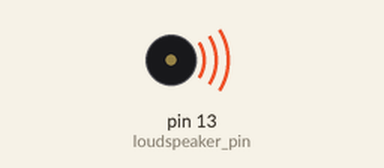
The sketch below on a simulated Arduino Uno, built with avr-gcc and run on an emulated ATmega328P. Shown: buzzer (waves = sounding).

Above: at 0.2 s.
Timing chart, 0 to 6.4 s (numbered marks = the images above):
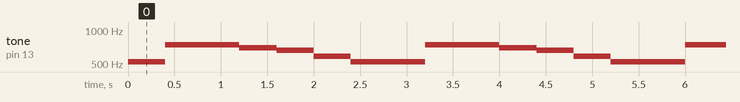

Measured:
- by itself, tone on pin 13 (loudspeaker_pin): repeats every 2.8 s: 740 Hz 0.80 s, 698 Hz 0.40 s, 659 Hz 0.40 s, 587 Hz 0.40 s, 523 Hz 0.80 s

The sketch:

music.ino
```cpp
const int loudspeaker_pin = 13;
const int base_time = 16 * 50;


void setup() {
  // put your setup code here, to run once:
  pinMode(loudspeaker_pin, OUTPUT);
}

void loop() {
  // put your main code here, to run repeatedly:

tone(loudspeaker_pin, 523);
delay(base_time / 2);
tone(loudspeaker_pin, 740);
delay(base_time / 2);
tone(loudspeaker_pin, 740);
delay(base_time / 2);
tone(loudspeaker_pin, 698);
delay(base_time / 2);
tone(loudspeaker_pin, 659);
delay(base_time / 2);
tone(loudspeaker_pin, 587);
delay(base_time / 2);
tone(loudspeaker_pin, 523);
delay(base_time / 2);


}
```
